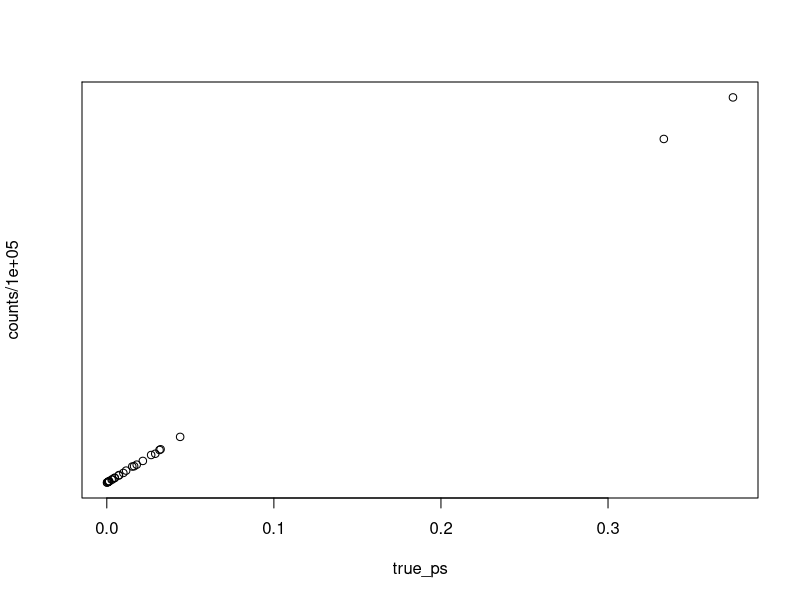
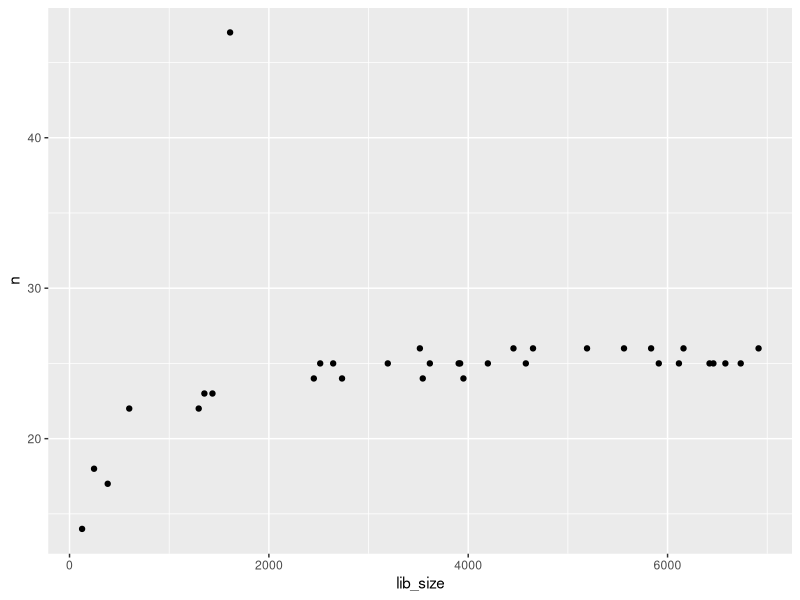
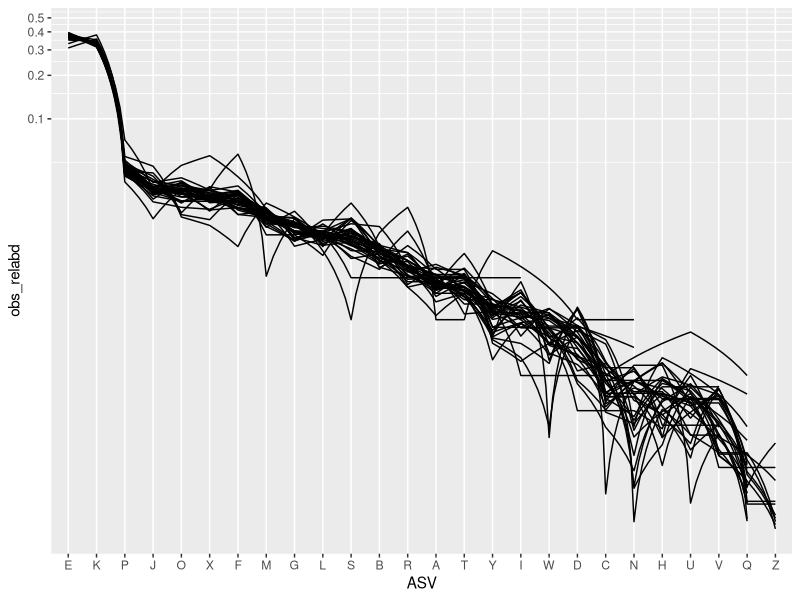
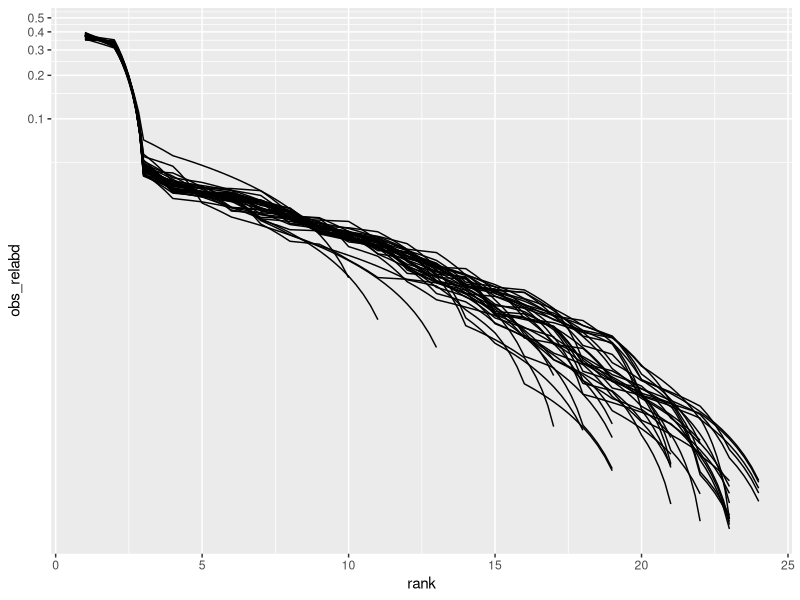
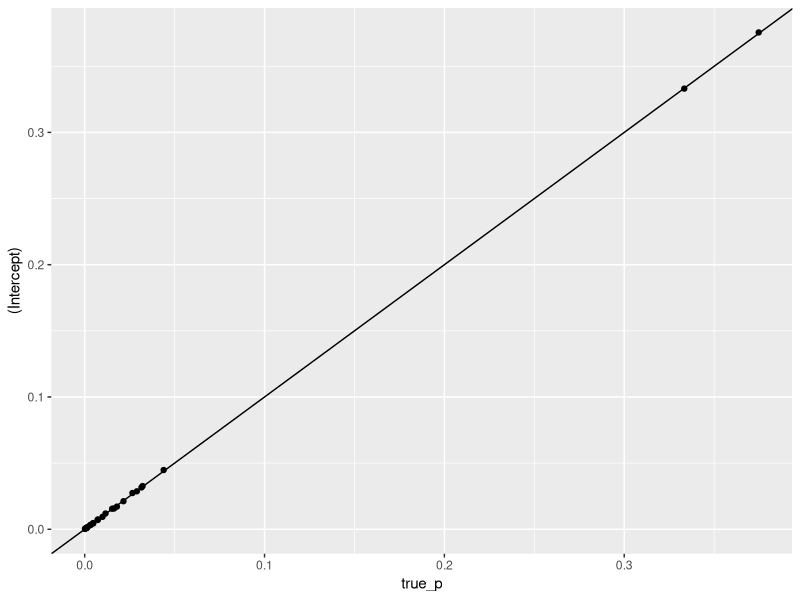
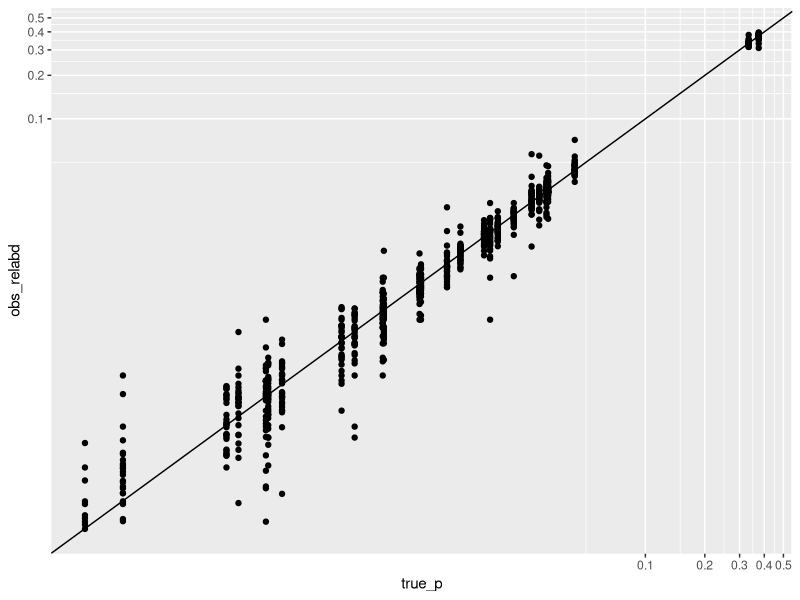

These figures' R source, in order:
## ---- chunk 1
#1s are the taxon of interest, 0s are anything else

true_community <- rbinom(1e5, prob =.01, size = 1)

#take samples of known size out of the community

effort <- rep(c(10L, 50L, 100L, 1000L), each = 10)

found_ones <- sapply(effort, function(x) sum(sample(true_community, size = x, replace = FALSE)))

mod <- glm(found_ones ~ 1 + offset(log(effort)), family = poisson())

exp(coef(mod))

# or, identically

mod_binom <- glm(cbind(found_ones, effort - found_ones) ~ 1, family = binomial())
plogis(coef(mod_binom))
## ---- chunk 2
true_community <- rbinom(1e5, prob =.01, size = 1)

# all samples of a different size
lib_size <- sample(100:7000, size = 15, replace = TRUE)

found_ones <- sapply(lib_size, function(x) sum(sample(true_community, size = x, replace = FALSE)))

cbind(lib_size, found_ones)

glm(found_ones ~ 1 + offset(log(lib_size)), family = poisson()) |> 
  coef() |> 
  exp()
## ---- chunk 3
nn <- rlnorm(26, 2, 2)
true_ps <- nn/sum(nn)

true_ps
## ---- chunk 4
true_multispecies_community <- sample(LETTERS, 1e5, replace = TRUE, prob = true_ps)

counts <- true_multispecies_community |> table()

plot(true_ps, counts/1e5)


## ---- chunk 5


# all samples of a different size
lib_size <- sample(100:7000, size = 35, replace = TRUE)

many_samples <- sapply(lib_size, function(x) sample(true_multispecies_community, size = x, replace = FALSE))

library(tidyverse)

sample_df <- many_samples |> lapply(table) |> 
  map_dfr(enframe, name = "ASV", value = "reads", .id = "sample_id") |> 
  mutate(lib_size = lib_size[as.numeric(sample_id)],
         reads = as.numeric(reads))


## ---- chunk 6
sample_df |> 
  count(lib_size) |> 
  ggplot(aes(x = lib_size, y = n)) + geom_point()
## ---- chunk 7
sample_df |> 
  mutate(obs_relabd = reads / lib_size,
         ASV = forcats::fct_reorder(ASV, obs_relabd, .desc = TRUE)) |> 
  ggplot(aes(x = ASV, y = obs_relabd, group = sample_id)) + 
  geom_line() + 
  coord_trans(y = "log")
## ---- chunk 8
sample_df |> 
  group_by(sample_id) |> 
  mutate(obs_relabd = reads / lib_size,
         rank = dense_rank(desc(obs_relabd))) |> 
  ggplot(aes(x = rank, y = obs_relabd, group = sample_id)) + 
  geom_line() + 
  coord_trans(y = "log")
## ---- chunk 9
library(lme4)
multispp_mod <- glmer(reads ~ 1 + offset(log(lib_size)) + (1 | ASV), family = poisson(), data = sample_df)

summary(multispp_mod)


empirical_prop <- exp(coef(multispp_mod)$ASV)


# get the true probs

true_w_names <- setNames(true_ps, LETTERS)

empirical_prop |> 
  rownames_to_column(var = "ASV") |> 
  mutate(true_p = true_w_names[ASV]) |> 
  ggplot(aes(x = true_p, y = `(Intercept)`)) + geom_point() + 
  geom_abline(slope = 1, intercept = 0)

## ---- chunk 10
sample_df |> 
  mutate(obs_relabd = reads / lib_size,
         true_p = true_w_names[ASV])|> 
  ggplot(aes(x = true_p, y = obs_relabd)) + 
  geom_point() + 
  coord_trans(y = "log", x = "log") + 
  geom_abline(slope = 1, intercept = 0)
  
